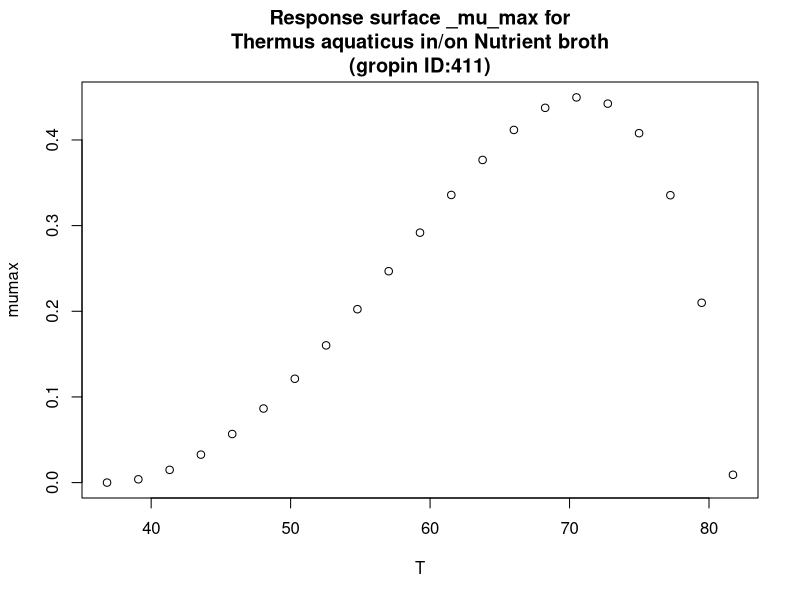

The R source for this figure:
#############################
# start of Parameter script
#############################
T <- seq(36.8368,81.7182817182817,length.out=21)
#############################
# end of Parameter script
#############################
############################# 
# start of Model script Gropin ID 411 
#############################
 
# constant coefficients for this model
 
variables <- data.frame(T)
argumentsPar <- unique.data.frame(expand.grid(variables))
 
# heart of the model
response_surface <- function(T) {
   mumax <-(4.5*(10^-1)*(T-81.8)*((T-36.8)^2))/((70.9-36.8)*((70.9-36.8)*(T-70.9)-(70.9-81.8)*(70.9+36.8-2*T)))

	return(mumax=mumax)
} 

# output parameters
responseSurface <- cbind(argumentsPar,response_surface(argumentsPar['T']))
colnames(responseSurface) <- c(colnames(argumentsPar),'mumax')
#############################
# End of Model script
#############################
############################# 
# start of Visualisation script Gropin ID 411 
#############################
titleText <-'Response surface _mu_max for
Thermus aquaticus in/on Nutrient broth
(gropin ID:411)'
plot(T,responseSurface$'mumax',xlab='T',
                          ylab='mumax',main=titleText)
#############################
# End of Visualisation script
#############################
